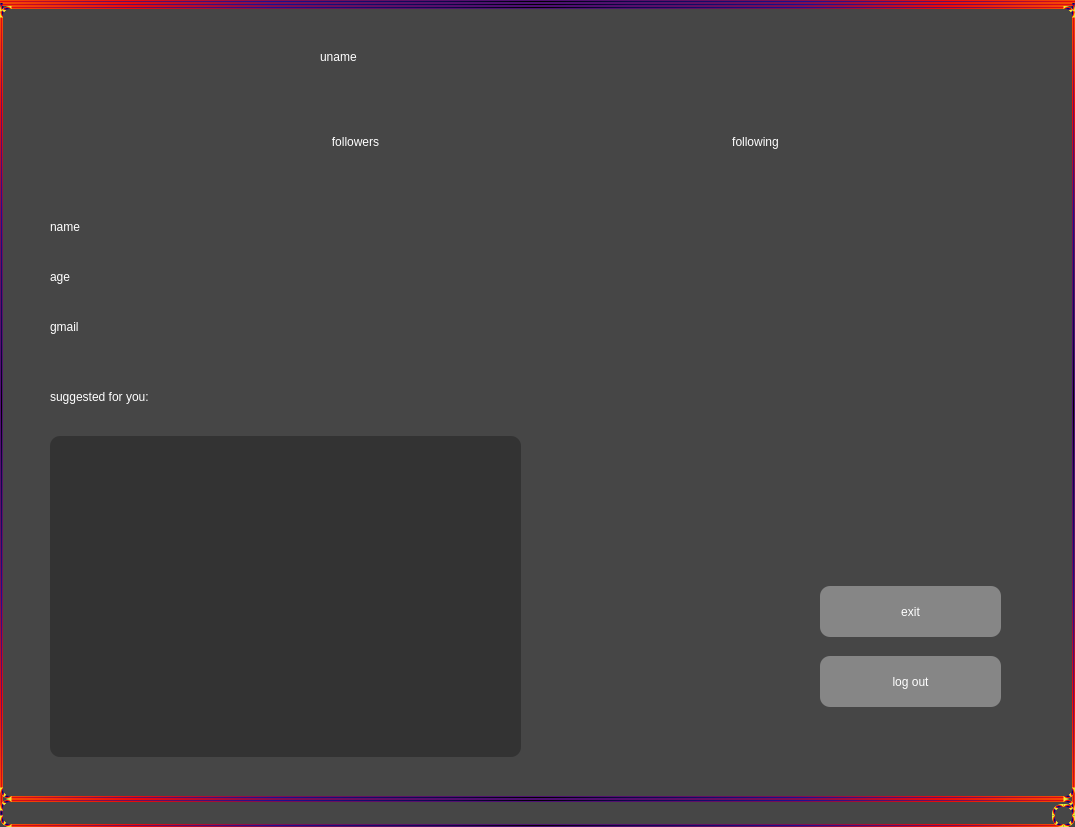
<?xml version="1.0" encoding="UTF-8"?>
<ui version="4.0">
 <class>MainWindow</class>
 <widget class="QMainWindow" name="MainWindow">
  <property name="geometry">
   <rect>
    <x>0</x>
    <y>0</y>
    <width>1075</width>
    <height>827</height>
   </rect>
  </property>
  <property name="windowTitle">
   <string>MainWindow</string>
  </property>
  <property name="styleSheet">
   <string notr="true">background-color: rgb(70, 70, 70);
color: rgb(255, 255, 255);
border-radius: 10px;
font: 25 12pt &quot;Microsoft JhengHei UI Light&quot;;
border-width: 3px;
border-style: solid;
border-color: qradialgradient(spread:pad, cx:0.5, cy:0.5, radius:0.769, fx:0.5, fy:0.505682, stop:0 rgba(0, 0, 0, 255), stop:0.113636 rgba(14, 8, 73, 255), stop:0.323864 rgba(28, 17, 145, 255), stop:0.539773 rgba(126, 14, 81, 255), stop:0.659091 rgba(234, 11, 11, 255), stop:0.772727 rgba(244, 70, 5, 255), stop:0.875 rgba(255, 139, 0, 255), stop:1 rgba(239, 236, 55, 255))
</string>
  </property>
  <widget class="QWidget" name="centralwidget">
   <widget class="QLabel" name="followers">
    <property name="geometry">
     <rect>
      <x>430</x>
      <y>110</y>
      <width>91</width>
      <height>51</height>
     </rect>
    </property>
    <property name="styleSheet">
     <string notr="true">border-width: 0px;</string>
    </property>
    <property name="text">
     <string/>
    </property>
   </widget>
   <widget class="QLabel" name="following">
    <property name="geometry">
     <rect>
      <x>830</x>
      <y>110</y>
      <width>91</width>
      <height>51</height>
     </rect>
    </property>
    <property name="styleSheet">
     <string notr="true">border-width: 0px;</string>
    </property>
    <property name="text">
     <string/>
    </property>
   </widget>
   <widget class="QLabel" name="name">
    <property name="geometry">
     <rect>
      <x>50</x>
      <y>200</y>
      <width>481</width>
      <height>41</height>
     </rect>
    </property>
    <property name="styleSheet">
     <string notr="true">border-width: 0px;</string>
    </property>
    <property name="text">
     <string>name</string>
    </property>
   </widget>
   <widget class="QLabel" name="age">
    <property name="geometry">
     <rect>
      <x>50</x>
      <y>250</y>
      <width>231</width>
      <height>41</height>
     </rect>
    </property>
    <property name="styleSheet">
     <string notr="true">border-width: 0px;</string>
    </property>
    <property name="text">
     <string>age</string>
    </property>
   </widget>
   <widget class="QLabel" name="gmail">
    <property name="geometry">
     <rect>
      <x>50</x>
      <y>300</y>
      <width>591</width>
      <height>41</height>
     </rect>
    </property>
    <property name="styleSheet">
     <string notr="true">border-width: 0px;</string>
    </property>
    <property name="text">
     <string>gmail</string>
    </property>
   </widget>
   <widget class="QLabel" name="uname">
    <property name="geometry">
     <rect>
      <x>320</x>
      <y>20</y>
      <width>421</width>
      <height>61</height>
     </rect>
    </property>
    <property name="styleSheet">
     <string notr="true">border-width: 0px;font: 18pt &quot;Microsoft YaHei UI&quot;;</string>
    </property>
    <property name="text">
     <string>uname</string>
    </property>
   </widget>
   <widget class="QPushButton" name="prof">
    <property name="geometry">
     <rect>
      <x>50</x>
      <y>10</y>
      <width>181</width>
      <height>181</height>
     </rect>
    </property>
    <property name="styleSheet">
     <string notr="true">border-width: 0px;</string>
    </property>
    <property name="text">
     <string/>
    </property>
   </widget>
   <widget class="QListWidget" name="listWidget">
    <property name="geometry">
     <rect>
      <x>50</x>
      <y>430</y>
      <width>471</width>
      <height>321</height>
     </rect>
    </property>
    <property name="styleSheet">
     <string notr="true">background-color: rgb(51, 51, 51);
font: 28pt &quot;Microsoft YaHei UI&quot;;
border-width: 0px;</string>
    </property>
    <property name="movement">
     <enum>QListView::Static</enum>
    </property>
    <property name="flow">
     <enum>QListView::TopToBottom</enum>
    </property>
    <property name="isWrapping" stdset="0">
     <bool>false</bool>
    </property>
    <property name="viewMode">
     <enum>QListView::ListMode</enum>
    </property>
    <property name="selectionRectVisible">
     <bool>false</bool>
    </property>
   </widget>
   <widget class="QLabel" name="gmail_2">
    <property name="geometry">
     <rect>
      <x>50</x>
      <y>370</y>
      <width>481</width>
      <height>41</height>
     </rect>
    </property>
    <property name="styleSheet">
     <string notr="true">border-width: 0px;</string>
    </property>
    <property name="text">
     <string>suggested for you:</string>
    </property>
   </widget>
   <widget class="QPushButton" name="logOut">
    <property name="geometry">
     <rect>
      <x>820</x>
      <y>650</y>
      <width>181</width>
      <height>51</height>
     </rect>
    </property>
    <property name="styleSheet">
     <string notr="true">border-width: 0px;background-color: rgb(134, 134, 134);
</string>
    </property>
    <property name="text">
     <string>log out</string>
    </property>
   </widget>
   <widget class="QPushButton" name="followingbutton">
    <property name="geometry">
     <rect>
      <x>690</x>
      <y>110</y>
      <width>131</width>
      <height>51</height>
     </rect>
    </property>
    <property name="styleSheet">
     <string notr="true">border-width: 0px;</string>
    </property>
    <property name="text">
     <string>following</string>
    </property>
   </widget>
   <widget class="QPushButton" name="followersbutton">
    <property name="geometry">
     <rect>
      <x>290</x>
      <y>110</y>
      <width>131</width>
      <height>51</height>
     </rect>
    </property>
    <property name="styleSheet">
     <string notr="true">border-width: 0px;</string>
    </property>
    <property name="text">
     <string>followers</string>
    </property>
   </widget>
   <widget class="QPushButton" name="exit">
    <property name="geometry">
     <rect>
      <x>820</x>
      <y>580</y>
      <width>181</width>
      <height>51</height>
     </rect>
    </property>
    <property name="styleSheet">
     <string notr="true">border-width: 0px;background-color: rgb(134, 134, 134);
</string>
    </property>
    <property name="text">
     <string>exit</string>
    </property>
   </widget>
  </widget>
  <widget class="QMenuBar" name="menubar">
   <property name="geometry">
    <rect>
     <x>0</x>
     <y>0</y>
     <width>1075</width>
     <height>29</height>
    </rect>
   </property>
  </widget>
  <widget class="QStatusBar" name="statusbar"/>
 </widget>
 <resources/>
 <connections/>
</ui>
